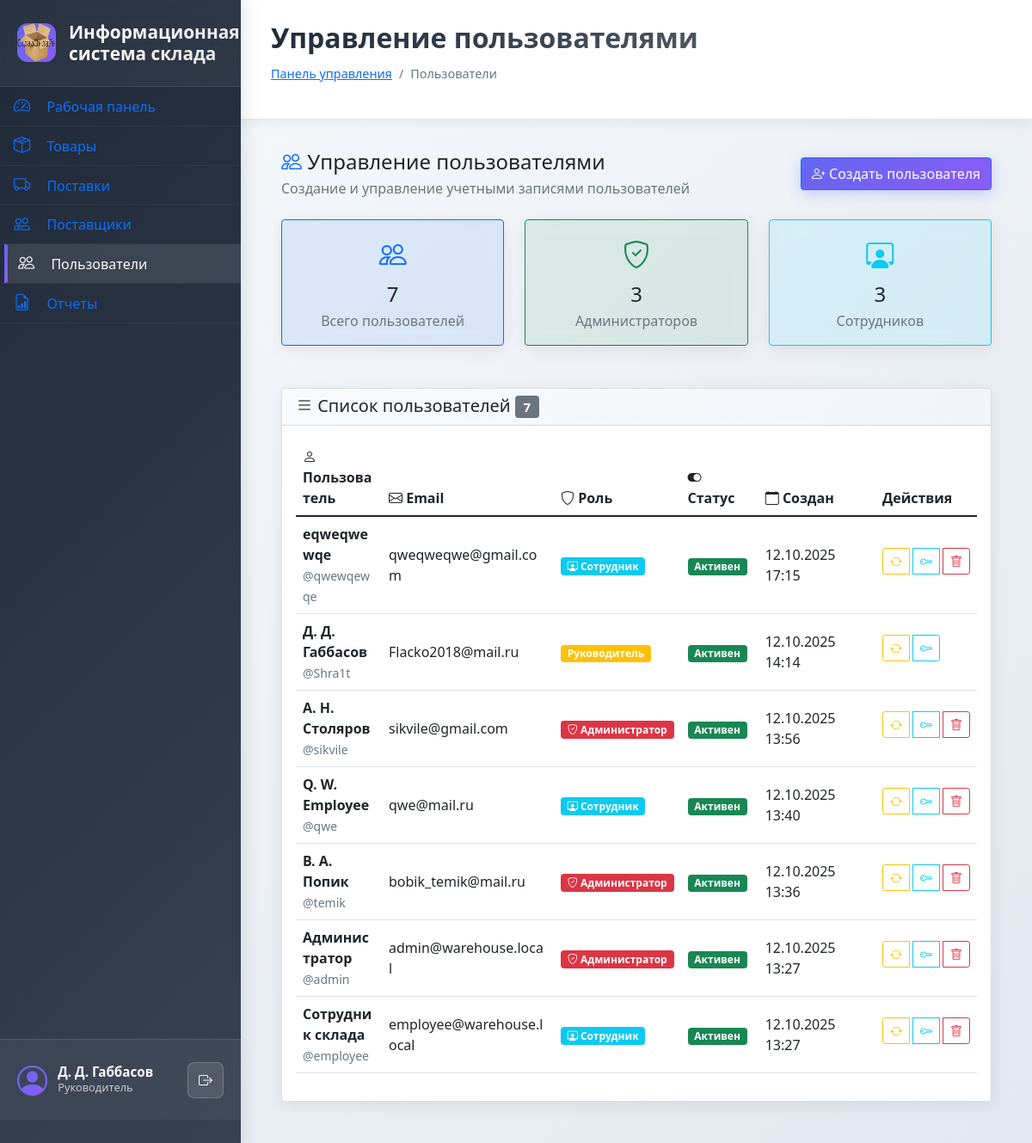
/users.php (signed in), run on the app's committed database.
### tables this page shows
CREATE TABLE `users` (
  `id` int NOT NULL,
  `username` varchar(50) NOT NULL,
  `password` varchar(255) NOT NULL,
  `full_name` varchar(100) NOT NULL,
  `email` varchar(100) NOT NULL,
  `role` enum('employee','admin','supervisor') NOT NULL DEFAULT 'employee',
  `is_active` tinyint(1) DEFAULT '1',
  `created_at` timestamp NULL DEFAULT CURRENT_TIMESTAMP
);

### users.php (the view, shortened to what the rows shown need)
<?php
require_once 'includes/config.php';
require_once 'classes/Database.php';
require_once 'classes/Auth.php';
$auth = new Auth();
$auth->requireLogin();
$auth->requireAdminOrSupervisor();
$db = Database::getInstance();
try {
    $users = $db->fetchAll("SELECT * FROM users ORDER BY created_at DESC");
} catch (Exception $e) {
    $users = $db->fetchAll("SELECT * FROM users ORDER BY id DESC");
}
foreach ($users as $k => $u) {
    $users[$k]['full_name'] = decryptSensitive($u['full_name']);
    $users[$k]['email'] = decryptSensitive($u['email']);
}
$pageTitle = 'Управление пользователями';
$breadcrumb = [
    ['title' => 'Панель управления', 'url' => 'admin.php'],
    ['title' => 'Пользователи']
];
include 'includes/header.php';
?>
<div class="container-fluid">
    <div class="d-flex justify-content-between align-items-center mb-4">
        <div>
            <h2 class="h4 mb-1">
                <i class="bi bi-people text-primary"></i>
                Управление пользователями
            </h2>
        </div>
    </div>
    <div class="card">
        <div class="card-body">
            <div class="table-responsive">
                <table class="table table-hover">
                    <thead>
                        <tr>
                            <th><i class="bi bi-person"></i> Пользователь</th>
                            <th><i class="bi bi-envelope"></i> Email</th>
                            <th><i class="bi bi-shield"></i> Роль</th>
                            <th><i class="bi bi-toggle-on"></i> Статус</th>
                            <th><i class="bi bi-calendar"></i> Создан</th>
                            <th>Действия</th>
                        </tr>
                    </thead>
                    <tbody>
                        <?php if (empty($users)): ?>
                        <tr>
                            <td colspan="6" class="text-center py-4">
                                <i class="bi bi-inbox text-muted" style="font-size: 2rem;"></i>
                                <p class="text-muted mt-2">Пользователи не найдены</p>
                            </td>
                        </tr>
                        <?php else: ?>
                            <?php foreach ($users as $user): ?>
                            <tr>
                                <td>
                                    <div>
                                        <strong><?= htmlspecialchars($user['full_name']) ?></strong>
                                        <br><small class="text-muted">@<?= htmlspecialchars($user['username']) ?></small>
                                    </div>
                                </td>
                                <td><?= htmlspecialchars($user['email']) ?></td>
                                <td>
                                    <?php if ($user['role'] == 'supervisor'): ?>
                                        <span class="badge bg-warning">
                                            <i class="bi bi-crown"></i> Руководитель
                                        </span>
                                    <?php elseif ($user['role'] == 'admin'): ?>
                                        <span class="badge bg-danger">
                                            <i class="bi bi-shield-check"></i> Администратор
                                        </span>
                                    <?php else: ?>
                                        <span class="badge bg-info">
                                            <i class="bi bi-person-workspace"></i> Сотрудник
                                        </span>
                                    <?php endif; ?>
                                </td>
                                <td>
                                    <?php if ($user['is_active']): ?>
                                        <span class="badge bg-success">Активен</span>
                                    <?php else: ?>
                                        <span class="badge bg-secondary">Неактивен</span>
                                    <?php endif; ?>
                                </td>
                                <td><?= isset($user['created_at']) ? date('d.m.Y H:i', strtotime($user['created_at'])) : 'Не указано' ?></td>
                                <td>
                                    <?php if (isSupervisor()): ?>
                                    <div class="btn-group btn-group-sm">
                                        <button type="button" class="btn btn-outline-warning"
                                                onclick="toggleUserStatus(<?= $user['id'] ?>, '<?= htmlspecialchars($user['full_name']) ?>', <?= $user['is_active'] ?>)"
                                                title="Изменить статус">
                                            <i class="bi bi-arrow-repeat"></i>
                                        </button>
                                        <button type="button" class="btn btn-outline-info"
                                                onclick="resetPassword(<?= $user['id'] ?>, '<?= htmlspecialchars($user['full_name']) ?>')"
                                                data-bs-toggle="modal" data-bs-target="#resetPasswordModal"
                                                title="Сбросить пароль">
                                            <i class="bi bi-key"></i>
                                        </button>
                                        <?php if ($user['id'] != $auth->getUserId()): ?>
                                        <button type="button" class="btn btn-outline-danger"
                                                onclick="deleteUser(<?= $user['id'] ?>, '<?= htmlspecialchars($user['full_name']) ?>')"
                                                title="Удалить пользователя">
                                            <i class="bi bi-trash"></i>
                                        </button>
                                        <?php endif; ?>
                                    </div>
                                    <?php else: ?>
                                    <span class="text-muted">Только для руководителя</span>
                                    <?php endif; ?>
                                </td>
                            </tr>
                            <?php endforeach; ?>
                        <?php endif; ?>
                    </tbody>
                </table>
            </div>
        </div>
    </div>
</div>
<?php include 'includes/footer.php'; ?>

### includes/header.php (shortened to what the rows shown need)
<!DOCTYPE html>
<html lang="ru">
<head>
    <link rel="stylesheet" href="<?= BASE_URL ?>css/style.css">
    <link rel="stylesheet" href="<?= BASE_URL ?>css/validation.css">
    <link rel="stylesheet" href="<?= BASE_URL ?>css/modal.css">
    <link href="https://cdn.jsdelivr.net/npm/bootstrap-icons@1.7.2/font/bootstrap-icons.css" rel="stylesheet">
    <link href="https://cdn.jsdelivr.net/npm/bootstrap@5.1.3/dist/css/bootstrap.min.css" rel="stylesheet">
</head>
<body>
    <?php if (isLoggedIn()): ?>
    <div class="app-layout">
        <div class="sidebar">
            <div class="sidebar-header">
                <div class="logo-container">
                    <img src="<?= BASE_URL ?>img/logo.png" alt="Логотип" class="sidebar-logo">
                    <h4 class="app-title"><?= APP_NAME ?></h4>
                </div>
            </div>
            <nav class="sidebar-nav">
                <ul class="nav-menu">
                    <?php if (isAdmin()): ?>
                    <li class="nav-item <?= basename($_SERVER['SCRIPT_NAME']) == 'admin.php' ? 'active' : '' ?>">
                        <a href="<?= BASE_URL ?>admin.php" class="nav-link">
                            <i class="bi bi-speedometer2 nav-icon"></i>
                            <span>Панель управления</span>
                        </a>
                    </li>
                    <?php else: ?>
                    <li class="nav-item <?= basename($_SERVER['SCRIPT_NAME']) == 'employee.php' ? 'active' : '' ?>">
                        <a href="<?= BASE_URL ?>employee.php" class="nav-link">
                            <i class="bi bi-speedometer2 nav-icon"></i>
                            <span>Рабочая панель</span>
                        </a>
                    </li>
                    <?php endif; ?>
                    <li class="nav-item <?= basename($_SERVER['SCRIPT_NAME']) == 'products.php' ? 'active' : '' ?>">
                        <a href="<?= BASE_URL ?>products.php" class="nav-link">
                            <i class="bi bi-box-seam nav-icon"></i>
                            <span>Товары</span>
                        </a>
                    </li>
                    <li class="nav-item <?= basename($_SERVER['SCRIPT_NAME']) == 'deliveries.php' ? 'active' : '' ?>">
                        <a href="<?= BASE_URL ?>deliveries.php" class="nav-link">
                            <i class="bi bi-truck nav-icon"></i>
                            <span>Поставки</span>
                        </a>
                    </li>
                    <li class="nav-item <?= basename($_SERVER['SCRIPT_NAME']) == 'suppliers.php' ? 'active' : '' ?>">
                        <a href="<?= BASE_URL ?>suppliers.php" class="nav-link">
                            <i class="bi bi-people nav-icon"></i>
                            <span>Поставщики</span>
                        </a>
                    </li>
                    <?php if (isAdminOrSupervisor()): ?>
                    <li class="nav-item <?= basename($_SERVER['SCRIPT_NAME']) == 'users.php' ? 'active' : '' ?>">
                        <a href="<?= BASE_URL ?>users.php" class="nav-link">
                            <i class="bi bi-people nav-icon"></i>
                            <span>Пользователи</span>
                        </a>
                    </li>
                    <li class="nav-item <?= basename($_SERVER['SCRIPT_NAME']) == 'reports.php' ? 'active' : '' ?>">
                        <a href="<?= BASE_URL ?>reports.php" class="nav-link">
                            <i class="bi bi-file-earmark-bar-graph nav-icon"></i>
                            <span>Отчеты</span>
                        </a>
                    </li>
                    <?php endif; ?>
                </ul>
                <div class="sidebar-user">
                    <div class="user-info">
                        <i class="bi bi-person-circle user-icon"></i>
                        <div class="user-details">
                            <div class="user-name"><?= htmlspecialchars(getCurrentUser()['full_name']) ?></div>
                            <div class="user-role">
                                <?php
                                $role = getCurrentUser()['role'];
                                if ($role == 'supervisor') {
                                    echo 'Руководитель';
                                } elseif ($role == 'admin') {
                                    echo 'Администратор';
                                } else {
                                    echo 'Сотрудник';
                                }
                                ?>
                            </div>
                        </div>
                    </div>
                    <a href="<?= BASE_URL ?>logout.php" class="logout-btn" title="Выйти">
                        <i class="bi bi-box-arrow-right"></i>
                    </a>
                </div>
            </nav>
        </div>
        <div class="main-content">
            <div class="content-header">
                <h1 class="page-title"><?= $pageTitle ?? 'Страница' ?></h1>
                <?php if (isset($breadcrumb)): ?>
                <nav aria-label="breadcrumb">
                    <ol class="breadcrumb">
                        <?php foreach ($breadcrumb as $item): ?>
                            <?php if (isset($item['url'])): ?>
                                <li class="breadcrumb-item"><a href="<?= $item['url'] ?>"><?= htmlspecialchars($item['title']) ?></a></li>
                            <?php else: ?>
                                <li class="breadcrumb-item active"><?= htmlspecialchars($item['title']) ?></li>
                            <?php endif; ?>
                        <?php endforeach; ?>
                    </ol>
                </nav>
                <?php endif; ?>
            </div>
            <div class="content-body">
    <?php endif; ?>

### data on the page
users: full_name "Д. Д. Габбасов", username "Shra1t", email "Flacko2018@mail.ru", role "Руководитель", is_active "Активен", created_at "12.10.2025 14:14"
users: full_name "eqweqwewqe", username "qwewqewqe", email "qweqweqwe@gmail.com", role "employee" (drawn), is_active "Активен", created_at "12.10.2025 17:15"
users: full_name "А. Н. Столяров", username "sikvile", email "sikvile@gmail.com", role "admin" (drawn), is_active "Активен", created_at "12.10.2025 13:56"
users: full_name "Q. W. Employee", username "qwe", email "qwe@mail.ru", role "employee" (drawn), is_active "Активен", created_at "12.10.2025 13:40"
users: full_name "В. А. Попик", username "temik", email "bobik_temik@mail.ru", role "admin" (drawn), is_active "Активен", created_at "12.10.2025 13:36"
users: full_name "Администратор", username "admin", email "admin@warehouse.local", role "admin" (drawn), is_active "Активен", created_at "12.10.2025 13:27"
users: full_name "Сотрудник склада", username "employee", email "employee@warehouse.local", role "employee" (drawn), is_active "Активен", created_at "12.10.2025 13:27"

### other printed values
APP_NAME "Информационная система склада"
$pageTitle "Управление пользователями"
$item['title'] "Панель управления"
$item['title'] "Пользователи"
count($users) "7"
count(array_filter($users, fn($u) => $u['role'] == 'admin')) "3"
count(array_filter($users, fn($u) => $u['role'] == 'employee')) "3"
